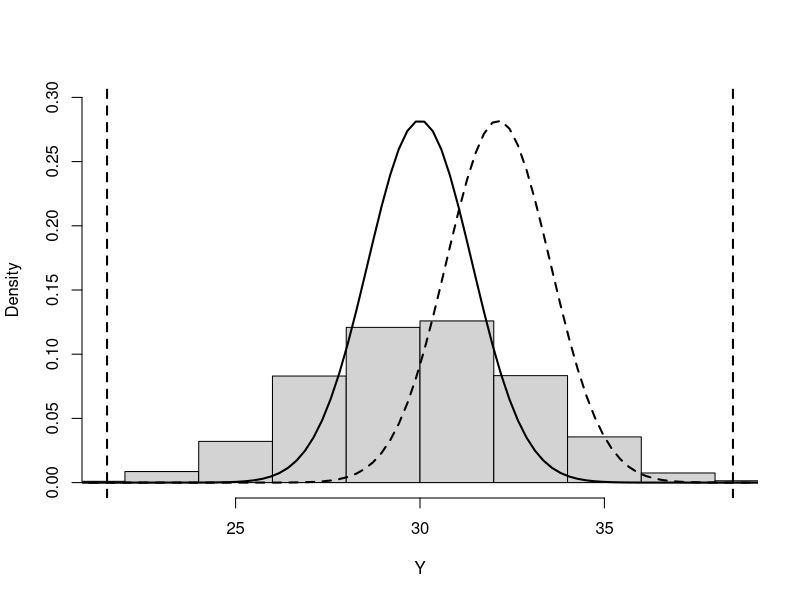

Write R code to recreate this figure.
setwd("C:\\Clases\\EGE_2021_2022\\Theme II")
Y<-read.csv("prod.csv",sep = ",",col.names = 1)
Y<-as.matrix(Y)
head(Y)
summary(Y)
# 2.1
# The optimal limits are:
mu=30
sigma=sqrt(2)
LSL<-(-6)*sigma+mu
USL<-6*sigma+mu
USL
LSL
DPMO<-1000000*(1-pnorm(USL,mu+1.5*sigma,sigma))
DPMO

DPMO<-1000000*(pnorm(LSL,mu-1.5*sigma,sigma))
DPMO
# 2.2
x <- seq(min(Y), max(Y), length = 100)
f1 <- dnorm(x, mean = mu+1.5*sigma, sd = sigma)
f2 <- dnorm(x, mean = mu, sd = sigma)
hist(Y,xlim = c(LSL,USL),ylim=c(0,0.3),probability = T,main = "")
lines(x,f1,type="l",lwd=2,lty=2)
lines(x,f2,type="l",lwd=2,lty=1)
abline(v=LSL,lwd=2,lty=2)
abline(v=USL,lwd=2,lty=2)

# 2.3
faults<-sum((Y>USL)+(Y<LSL))
faults
# 2.4
prob<-faults/nrow(Y)
prob
k<-qnorm(1-prob,1.5,1)
k

# 2.5
Cp_opt<-(USL-LSL)/(6*sigma)
Cp_opt
Cp<-(USL-LSL)/(6*sqrt(var(Y)))
Cp
